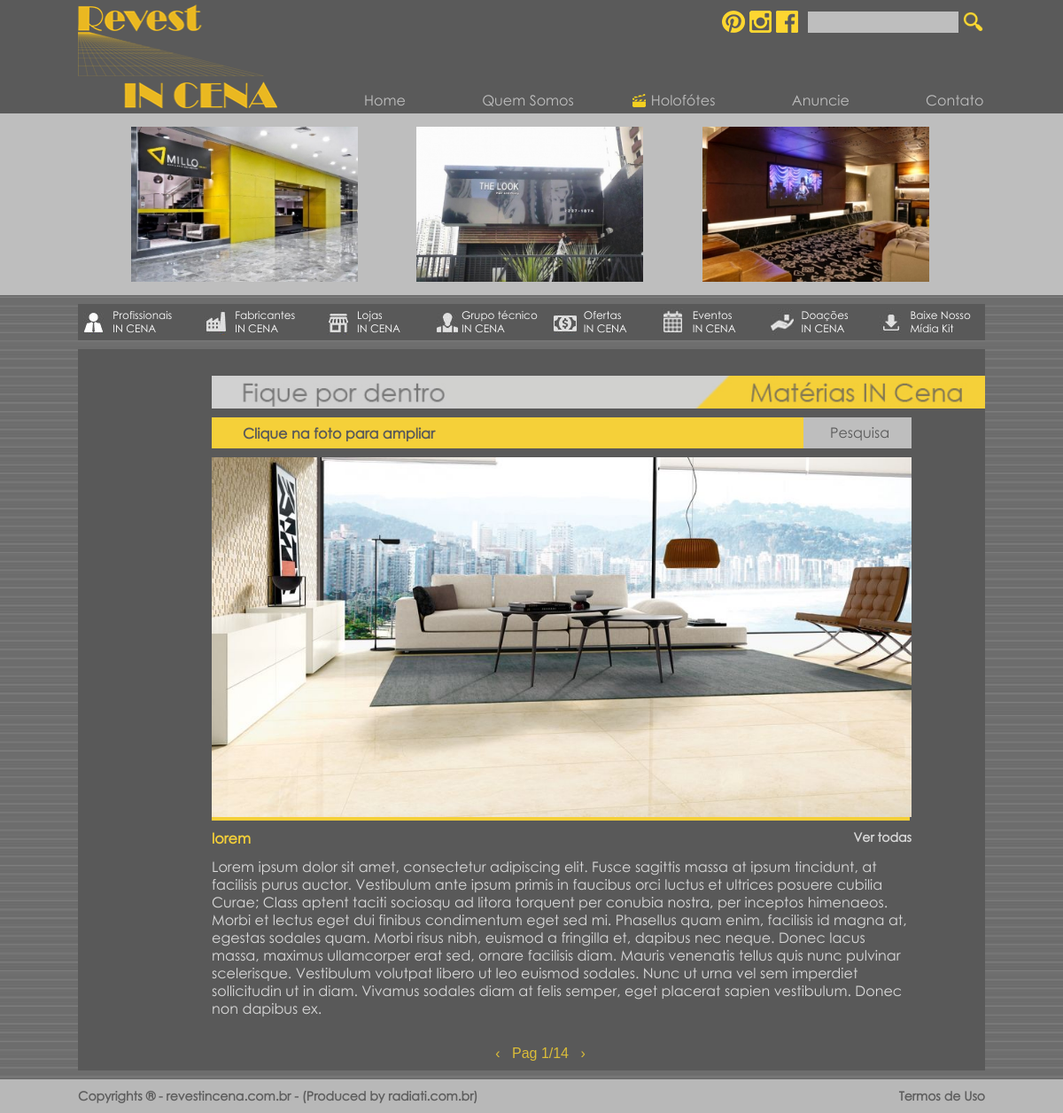
The app's page /materias.php with its own data.
### tables this page shows
CREATE TABLE IF NOT EXISTS `publicidade` (
  `id_p` int(11) NOT NULL AUTO_INCREMENT,
  `name_p` varchar(30) NOT NULL,
  `image_p` varchar(50) NOT NULL,
  `url_p` varchar(150) NOT NULL,
  PRIMARY KEY (`id_p`)
);

CREATE TABLE IF NOT EXISTS `news` (
  `id_no` int(11) NOT NULL AUTO_INCREMENT,
  `title_no` varchar(150) NOT NULL,
  `content_no` text NOT NULL,
  `image1_no` varchar(50) NOT NULL DEFAULT 'none.jpg',
  `image2_no` varchar(50) NOT NULL DEFAULT 'none.jpg',
  `image3_no` varchar(50) NOT NULL DEFAULT 'none.jpg',
  `image4_no` varchar(50) NOT NULL DEFAULT 'none.jpg',
  `date_no` timestamp NOT NULL DEFAULT CURRENT_TIMESTAMP,
  `type_no` int(11) NOT NULL,
  `featured_no` int(11) NOT NULL DEFAULT '0',
  PRIMARY KEY (`id_no`)
);

### materias.php (the view, shortened to what this page needs)
<?php $pagename = "holofotes";   ?>
<?php include_once('cms/php/conn.php'); mysqli_set_charset($conn, "utf8");?>
<!DOCTYPE html>
<html lang="pt-br">
	<head>
		<?php include_once('includes/head.php');?>
		<link rel="stylesheet" href="css/templatemo_misc.css">
	</head>
	<body>
		<?php include_once('includes/header.php');?>
		<?php include_once('includes/menu.php');?>
		<?php
			$SelectAllNews = mysqli_query($conn, "SELECT id_no FROM news WHERE type_no=1");
			$NoticiasPorPagina = 1;
			$Pages = ceil(mysqli_num_rows($SelectAllNews)/1);
			if(isset($_GET['pg']) && is_numeric($_GET['pg'])==true){
				$Limite = ($_GET['pg']-1)*$NoticiasPorPagina;
			}else{
				$Limite=0;
			}
			if(isset($_GET['id']) && $_GET['id']!=null){
				$get = LimparGeral($_GET);
				$SelectDoacao = mysqli_query($conn, "SELECT * FROM news WHERE type_no=1 AND id_no=$get[id] ORDER BY id_no DESC");
				if(mysqli_num_rows($SelectDoacao)>0){
					$Doacao = mysqli_fetch_object($SelectDoacao);
				}else{
					exit;
				}
			}else{
				$SelectDoacao = mysqli_query($conn, "SELECT * FROM news WHERE type_no=1 ORDER BY id_no DESC LIMIT $Limite, 1");
				if(mysqli_num_rows($SelectDoacao)>0){
					$Doacao = mysqli_fetch_object($SelectDoacao);
				}else{
					exit;
				}
			}
		?>
		<div class="Centro FundoConteudo contato_overflow">
			<img src="imagens/materias.jpg" alt="Contato" class="Titulos TitulosGrandes right" style="margin-bottom: 10px;" />
            <div class="doacao">
                <div class="centraliza_doacao">
				   <div class="barra_pesquisa">
						<a href="">Clique na foto para ampliar</a>
						<div class="bloco_pesquisa"><label>Pesquisa</label></div>
					</div>
                    <div class="galeria_doacao">
						<?php
							if($Doacao->image2_no=='none.jpg' && $Doacao->image3_no=='none.jpg' && $Doacao->image4_no=='none.jpg'){
						?>
						<div class="Unica_img_doacao">
							<a href="cms/imagens/news/<?php echo $Doacao->image1_no;?>" data-rel="lightbox" style="text-decoration: none">
								<?php if($Doacao->image1_no!='none.jpg'):?>
									<img src="cms/imagens/news/<?php echo $Doacao->image1_no;?>" alt="<?php echo $Doacao->title_no;?>" width="790" height="406"/>
								<?php endif;?>
							</a>
						</div>
						<?php } ?>
                    </div>
                    <div class="texto_doacao">
                        <div class="titulo"><h1><?php echo $Doacao->title_no;?></h1> <a href="">Ver todas</a></div>
						<div class="Conteudo">
                        	<?php echo str_replace('&#39;', "'", str_replace('&#34;', '"', $Doacao->content_no));?>
						</div>
                    </div>
                </div>
            </div>
           <div class="PaginadorHome">
				<?php
					if(isset($_GET['pg']) && is_numeric($_GET['pg'])==true){
						if($_GET['pg']>2){
							echo '<a href="?pg='.($_GET['pg']-1).'">&lsaquo;</a>';
						}else{
							echo '<a href="?pg=1">&lsaquo;</a>';
						}
					}else{
						echo '<a href="?pg=1">&lsaquo;</a>';
					}
				?>
				<?php
					if(isset($_GET['pg']) && is_numeric($_GET['pg'])==true){
						if($_GET['pg']==$Pages){
							echo '<a href="?pg='.($Pages).'">';
						}else{
							echo '<a href="?pg='.($_GET['pg']+1).'">';
						}
					}else{
						echo '<a href="?pg=2">';
					}
				?>Pag
						<?php
							if(isset($_GET['pg']) && is_numeric($_GET['pg'])==true){
								echo $_GET['pg'].'/'.$Pages;
							}else{
								echo '1/'.$Pages;
							}
						?>
					</a>&nbsp;
				<?php
					if(isset($_GET['pg']) && is_numeric($_GET['pg'])==true){
						if($_GET['pg']==$Pages){
							echo '<a href="?pg='.($Pages).'">&rsaquo;</a>';
						}else{
							echo '<a href="?pg='.($_GET['pg']+1).'">&rsaquo;</a>';
						}
					}else{
						echo '<a href="?pg=2">&rsaquo;</a>';
					}
				?>
			</div>
        </div>
		<?php include_once('includes/footer.php');?>
	</body>
</html>

### includes/header.php (shortened to what this page needs)
		<header>
			<div class="FundoSuperior">
				<div class="Centro">
					<a href="index.php">
						<img src="imagens/logo.png" alt="logo" class="Logo"/>
					</a>
					<div class="RedesSociaisHeader">
						<div class="IconesEsquerda">
							<img src="imagens/icones/pinterest.png" alt="Pinterest" class="Icones"/>
							<img src="imagens/icones/instagram.png" alt="Instagram" class="Icones"/>
							<img src="imagens/icones/fb.png" alt="Facebook" class="Icones"/>
						</div>
						<div class="FormDireita">
							<form name="buscar" method="post" action="">
								<input type="text" name="busca"/>
								<button onclick="this.submit();">
									<img src="imagens/icones/lupa.png" alt="Lupa"/>
								</button>
							</form>
						</div>
					</div>
					<nav>
						<ul class="MenuSuperior">
<?php
        if($pagename=="home"){
?>
							<li style="background-position: 35px 3px;" class="claquete_ativa" id="hover_claquete">
								<a href="index.php" style="margin-right:48px;">
									Home
								</a>
							</li>
							<li style="background-position: 18px 3px; width: 150px;" id="hover_claquete">
								<a href="quem-somos.php" style="margin-right:8px;">
									Quem Somos
								</a>
							</li>
							<li style="background-position: 58px 3px;" id="hover_claquete">
								<a href="#">
									Holofótes
								</a>
								<ul class="Dropdown">
									<li onclick="location.href='personalidades.php'">
										<a href="personalidades.php">Personalidades IN CENA</a>
									</li>
									<li onclick="location.href='materias.php'">
										<a href="materias.php">Matérias e Artigos</a>
									</li>
									<li onclick="location.href='orgaos-do-setor.php'">
										<a href="orgaos-do-setor.php">Orgãos do Setor</a>
									</li>
									<li onclick="location.href='noticias.php'">
										<a href="noticias.php">Notícias</a>
									</li>
									<li onclick="location.href='projetos.php'">
										<a href="projetos.php">Projetos</a>
									</li>
                                    <li onclick="location.href='newsletter.php'">
										<a href="newsletter.php">Newsletter</a>
									</li>
								</ul>
							</li>
							<li style="background-position: 65px 3px;" id="hover_claquete">
								<a href="#">
									Anuncie
								</a>
							</li>
							<li style="background-position: 63px 3px;" id="hover_claquete">
								<a href="contato.php">
									Contato
								</a>
							</li>
<?php }elseif($pagename=="holofotes"){ ?>
							<li style="background-position: 35px 3px;"  id="hover_claquete">
								<a href="index.php" style="margin-right:48px;">
									Home
								</a>
							</li>
							<li style="background-position: 18px 3px; width: 150px;" id="hover_claquete">
								<a href="quem-somos.php" style="margin-right:8px;">
									Quem Somos
								</a>
							</li>
							<li style="background-position: 58px 3px;" id="hover_claquete" class="claquete_ativa">
								<a href="#">
									Holofótes
								</a>
							</li>
							<li style="background-position: 65px 3px;" id="hover_claquete">
								<a href="#">
									Anuncie
								</a>
							</li>
                            <li style="background-position: 63px 3px;" id="hover_claquete">
								<a href="contato.php">
									Contato
								</a>
							</li>
<?php }else if(!isset($pagename)){ ?>
							<li style="background-position: 35px 3px;"  id="hover_claquete" class="claquete_ativa">
								<a href="index.php" style="margin-right:48px;">
									Home
								</a>
							</li>
							<li style="background-position: 18px 3px; width: 150px;" id="hover_claquete">
								<a href="quem-somos.php" style="margin-right:8px;">
									Quem Somos
								</a>
							</li>
							<li style="background-position: 58px 3px;" id="hover_claquete" >
								<a href="#">
									Holofótes
								</a>
								<ul class="Dropdown">
									<li onclick="location.href='personalidades.php'">
										<a href="personalidades.php">Personalidades IN CENA</a>
									</li>
									<li onclick="location.href='materias.php'">
										<a href="materias.php">Matérias e Artigos</a>
									</li>
									<li onclick="location.href='orgaos-do-setor.php'">
										<a href="orgaos-do-setor.php">Orgãos do Setor</a>
									</li>
									<li onclick="location.href='noticias.php'">
										<a href="noticias.php">Notícias</a>
									</li>
									<li onclick="location.href='projetos.php'">
										<a href="projetos.php">Projetos</a>
									</li>
                                           <li onclick="location.href='newsletter.php'">
										<a href="newsletter.php">Newsletter</a>
									</li>
								</ul>
							</li>
							<li style="background-position: 65px 3px;" id="hover_claquete">
								<a href="#">
									Anuncie
								</a>
							</li>
                            <li style="background-position: 63px 3px;" id="hover_claquete">
								<a href="contato.php">
									Contato
								</a>
							</li>
<?php } ?>
                        </ul>
					</nav>
					<div class="esp"></div>
				</div>
			</div>
			<div class="FundoInferior">
				<div class="Centro DestaqueTopo">
					<?php
						$SelectPublict = mysqli_query($conn, "SELECT * FROM publicidade LIMIT 0, 3");
						while($Publict=mysqli_fetch_object($SelectPublict)):
						if($Publict->image_p!=''):
					?>
						<a href="<?php echo $Publict->url_p?>" target="_blank">
							<img src="cms/imagens/publicidade/<?php echo $Publict->image_p?>" alt="destaque" class="ImagemDestaqueTopo"/>
						</a>
					<?php
						endif;
						endwhile;
					?>
					<div class="esp"></div>
				</div>
			</div>
		</header>

### css/style.css (style rules this page uses)
* { padding: 0; margin: 0; font-family: "Century Gothic"; outline: none; }
body { background: url(../imagens/fundo.jpg); }
header { width: 100%; height: auto; }
.FundoSuperior, .FundoInferior { width: 100%; height: auto; }
.FundoSuperior { padding: 5px 0; background: #5a5a5a; }
.FundoInferior { padding: 10px 0; background: #bebebe; }
.esp { width: 100%; height: 1px; clear: both; }
.DestaqueTopo a { text-decoration: none; }
.SubMenu, .FundoConteudo { background: #595959; }
.FundoConteudo { padding: 10px; margin-top: 10px !important; }
.right { float: right; }

### css/mobile.css (style rules this page uses)
.FundoSuperior .MenuSuperior .claquete_ativa { background-image: url("../imagens/icones/claquete.png"); background-repeat: no-repeat; }
.Centro { height: auto; margin: auto; position: relative; width: 1024px; }
.FundoConteudo { width: 1004px !important; }
.Logo { float: left; height: auto; width: 22%; }
nav { bottom: 0; height: auto; margin-top: 20px; position: absolute; right: 0; width: 74%; }
.MenuSuperior { list-style: outside none none; }
.MenuSuperior li { float: left; text-align: right; width: 20%; }
.MenuSuperior li a { color: #bebebe; text-decoration: none; }
.RedesSociaisHeader { position: absolute; right: 0; top: 0; width: auto; }
.IconesEsquerda { float: left; padding-right: 10px; padding-top: 2px; text-align: right; width: 200px; }
.FormDireita { float: right; padding-top: 8px; width: 200px; }
.RedesSociaisHeader .Icones { padding-top: 5px; }
.RedesSociaisHeader input[type="text"] { background: #bebebe none repeat scroll 0 0; border: 0 none; padding: 4px 5px; width: 160px; }
.RedesSociaisHeader button { background: transparent none repeat scroll 0 0; border: 0 none; cursor: pointer; height: 24px; margin-left: 5px; padding: 0; position: absolute; width: 23px; }
.RedesSociaisHeader button img { height: auto; width: 100%; }
.ImagemDestaqueTopo { height: auto; margin-right: 2px; margin-top: 5px; margin-left: 60px; width: 25%; }
.PaginadorHome { clear: both; padding: 10px 0; text-align: center; width: 100%; }
.PaginadorHome a { color: #dbbd39; font-family: Arial; font-size: 16px; text-decoration: none; }
.Titulos { margin-bottom: 40px; margin-right: -10px; margin-top: 30px; z-index: 10; }
.TitulosGrandes { width: 883px; }
.contato_overflow { overflow: hidden; padding: 0 0 0 20px; }
.FundoConteudo .doacao { float: right; height: auto; width: 873px; }
.FundoConteudo .doacao .centraliza_doacao { float: left; height: auto; width: 790px; }
.FundoConteudo .doacao .centraliza_doacao .barra_pesquisa { background: #f5d039 none repeat scroll 0 0; float: left; height: 35px; width: 770px; }
.FundoConteudo .doacao .centraliza_doacao .barra_pesquisa a { color: #595959; float: left; font-weight: bold; margin-left: 35px; margin-top: 8px; text-decoration: none; }
.FundoConteudo .doacao .centraliza_doacao .barra_pesquisa .bloco_pesquisa { background: #bebebe none repeat scroll 0 0; float: right; height: 35px; margin-right: -20px; padding: 0; position: relative; width: 122px; }
.FundoConteudo .doacao .centraliza_doacao .barra_pesquisa .bloco_pesquisa label { color: #595959; line-height: 35px; margin-left: 30px; margin-top: 20px; }
.FundoConteudo .doacao .centraliza_doacao .galeria_doacao { background: #f5d039 none repeat scroll 0 0; float: left; height: auto; margin-top: 10px; position: relative; width: 790px; }
.FundoConteudo .doacao .centraliza_doacao .texto_doacao { float: left; height: auto; padding-bottom: 20px; width: 790px; }
.FundoConteudo .doacao .centraliza_doacao .texto_doacao .titulo { height: 42px; width: 790px; }
.FundoConteudo .doacao .centraliza_doacao .texto_doacao .titulo h1 { color: #f5d039; float: left; font-size: 16px; font-weight: bold; margin-top: 10px; text-decoration: none; }
.FundoConteudo .doacao .centraliza_doacao .texto_doacao .titulo a { color: #d9d9d9; float: right; font-size: 14px; font-weight: bold; margin-top: 10px; text-decoration: none; }
.FundoConteudo .doacao .centraliza_doacao .texto_doacao .Conteudo { color: #d9d9d9; }

### records on screen
publicidade: image_p (picture)
publicidade: image_p (picture)
publicidade: image_p (picture)
news: image1_no (picture), title_no "lorem", content_no "Lorem ipsum dolor sit amet, consectetur adipiscing elit. Fusce sagittis massa at ipsum tincidunt, at facilisis purus auctor. Vestibulum ante ipsum primis in faucibus orci luctus et ultrices posuere cubilia Curae; Class aptent taciti sociosqu ad litora torquent per conubia nostra, per inceptos himenaeos. Morbi et lectus eget dui finibus condimentum eget sed mi. Phasellus quam enim, facilisis id magna at, egestas sodales quam. Morbi risus nibh, euismod a fringilla et, dapibus nec neque. Donec lacus massa, maximus ullamcorper erat sed, ornare facilisis diam. Mauris venenatis tellus quis nunc pulvinar scelerisque. Vestibulum volutpat libero ut leo euismod sodales. Nunc ut urna vel sem imperdiet…"

### other values on screen
$Pages "14"
